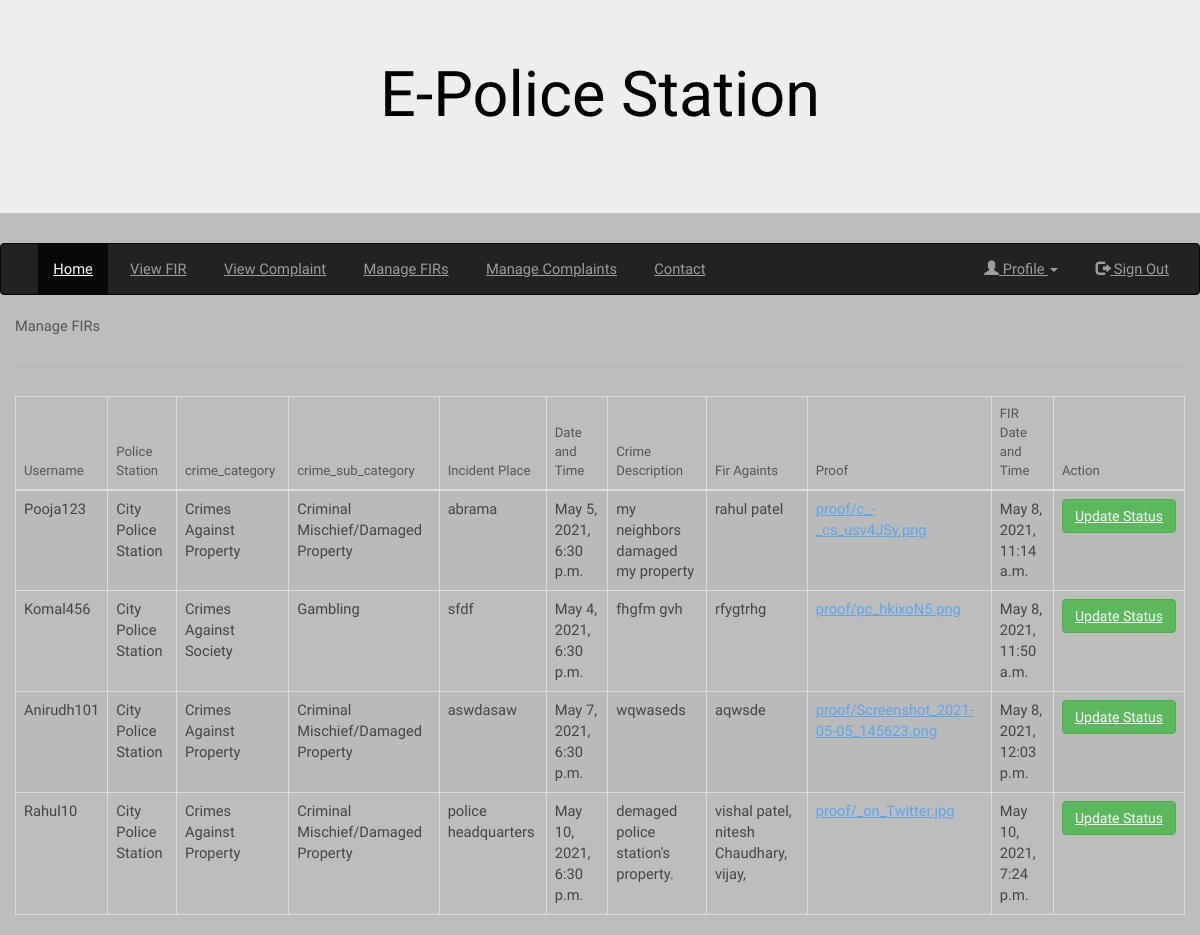
Page /manage_fir/ (signed in) on the committed database.
### myapp/models.py (models this page shows, shortened)
class Fir(models.Model):
    Satus_choices = (('Activate','Activate'),('Inprocess', 'Inprocess'),('Closed','Closed'))
    username = models.ForeignKey(User, on_delete=models.CASCADE)
    police_station = models.ForeignKey(Police_Station, on_delete=models.CASCADE, null=True, blank=True)
    crime_category = models.ForeignKey(Crime_Category, on_delete=models.CASCADE, null=True , blank=True)
    crime_sub_category = models.ForeignKey(Crime_Sub_Category, on_delete=models.CASCADE, null=True , blank=True)
    incident_place = models.TextField()
    Date_and_Time = models.DateTimeField()
    Crime_Description = models.TextField()
    Fir_againts = models.TextField()
    proof = models.FileField(upload_to='proof', null=True , blank=True)
    status = models.CharField(max_length=20, choices=Satus_choices)
    Reason = models.CharField(max_length=256)
    FIR_Date_and_Time = models.DateTimeField(default=timezone.now)

class Police_Station(models.Model):
    city = models.ForeignKey(City, on_delete=models.CASCADE, null=True, blank=True)
    taluka = models.ForeignKey(Taluka, on_delete=models.CASCADE, null=True, blank=True)
    village = models.ForeignKey(Village, on_delete=models.CASCADE, null=True, blank=True)
    Police_station_name = models.CharField(max_length=200)
    address = models.TextField(max_length=200)
    phone_no = models.IntegerField(null=True, blank=True)
    mobile_no = models.IntegerField(null=True, blank=True)
    email_address = models.EmailField(null=True, blank=True)
    def __str__(self):
        return self.Police_station_name

class Crime_Category(models.Model):
    crime_category = models.CharField(max_length=256)
    def __str__(self):
        return self.crime_category

class Crime_Sub_Category(models.Model):
    crime_category = models.ForeignKey(Crime_Category, on_delete=models.CASCADE)
    crime_sub_category = models.CharField(max_length=256)
    description = models.TextField()
    def __str__(self):
        return self.crime_sub_category

### myapp/views.py (the view)
# urls.py: path("manage_fir/",views.manage_fir, name="manage_fir"),
def manage_fir(request):
    usr = request.session["username"]
    user = models.Inspector_login.objects.get(username=usr)
    try:
        username = models.Inspector.objects.get(user = user)
        manage_fir = models.Fir.objects.filter(police_station=username.police_station).all()
        return render(request, 'inspector/manage_fir.html',{"manage_fir":manage_fir})
    except:
        return HttpResponse("<h1>Go to add profile and update your profile.</h1>")

### templates/inspector/manage_fir.html
{% extends 'inspector/inspector_index.html' %}
{% block content %}
<div class="container-fluid">
    <table class="table table-bordered table-hover" content="width=device-width, initial-scale=1">
        <h1>Manage FIRs</h1>
        <hr>
        <thead>
            <tr>
                <th>Username</th>
                <th>Police Station</th>
                <th>crime_category</th>
                <th>crime_sub_category</th>
                <th>Incident Place</th>
                <th>Date and Time</th>
                <th>Crime Description</th>
                <th>Fir Againts</th>
                <th>Proof</th>
                <th>FIR Date and Time</th>
                <th>Action</th>
            </tr>
        </thead>
        <tbody>
            {% for object in manage_fir %}
            <tr>
                <td>{{object.username}}</td>
                <td>{{object.police_station}}</td>
                <td>{{object.crime_category}}</td>
                <td>{{object.crime_sub_category}}</td>
                <td>{{object.incident_place}}</td>
                <td>{{object.Date_and_Time}}</td>
                <td>{{object.Crime_Description}}</td>
                <td>{{object.Fir_againts}}</td>
                <td><a href="{{object.proof.url}}">{{object.proof.name}}</a></td>
                <td>{{object.FIR_Date_and_Time}}</td>
                <td>
                    <a href="{% url 'fir_status' object.id %}" class="btn btn-success">Update Status</a>
                </td>
            </tr>
            {% endfor %}
        </tbody>
    </table>
</div>
{% endblock %}

### static/assets/css/main.css (style rules this page uses)
html, body, div, span, applet, object, iframe, h1, h2, h3, h4, h5, h6, p, blockquote, pre, a, abbr, acronym, address, big, cite, code, del, dfn, em, img, ins, kbd, q, s, samp, small, strike, strong, sub, sup, tt, var, b, u, i, center, dl, dt, dd, ol, ul, li, fieldset, form, label, legend, table, caption, tbody, tfoot, thead, tr, th, td, article, aside, canvas, details, embed, figure, figcaption, footer, header, hgroup, menu, nav, output, ruby, section, summary, time, mark, audio, video { margin: 0; padding: 0; border: 0; font-size: 100%; font: inherit; vertical-align: baseline; }
body { line-height: 1; }
table { border-collapse: collapse; border-spacing: 0; }
body { -webkit-text-size-adjust: none; }
*, *:before, *:after { -moz-box-sizing: border-box; -webkit-box-sizing: border-box; box-sizing: border-box; }
body { -ms-overflow-style: scrollbar; }
body { background: #fff; }
html { font-size: 13pt; }
@media screen and (max-width: 1680px) { html { font-size: 11pt; } }
@media screen and (max-width: 1280px) { html { font-size: 11pt; } }
body { background-color: #fff; color: #444; }
body, input, select, textarea { font-family: "Taviraj", serif; font-weight: 300; font-size: 1rem; line-height: 1.65; }
a { text-decoration: underline; }
h1, h2, h3, h4, h5, h6 { font-weight: 400; line-height: 1.5; margin: 0 0 1.5rem 0; }
hr { border: 0; border-bottom: solid 1px; margin: 2rem 0; }
a { color: #5AA6ED; }
h1, h2, h3, h4, h5, h6 { color: #555; }
hr { border-bottom-color: rgba(144, 144, 144, 0.25); }
table { margin: 0 0 2rem 0; width: 100%; }
table tbody tr { border: solid 1px; border-left: 0; border-right: 0; }
table td { padding: 0.75rem 0.75rem; }
table th { font-size: 0.9rem; font-weight: 400; padding: 0 0.75rem 0.75rem 0.75rem; text-align: left; }
table thead { border-bottom: solid 2px; }
table tbody tr { border-color: rgba(144, 144, 144, 0.25); }
table tbody tr:nth-child(2n + 1) { background-color: rgba(144, 144, 144, 0.075); }
table th { color: #555; }
table thead { border-bottom-color: rgba(144, 144, 144, 0.25); }

### rows in the picture
Fir: username "Pooja123", police_station "City Police Station", crime_category "Crimes Against Property", crime_sub_category "Criminal Mischief/Damaged Property", incident_place "abrama", Date_and_Time "May 5, 2021, 6:30 p.m.", Crime_Description "my neighbors damaged my property", Fir_againts "rahul patel", proof.name "proof/c_-_cs_usv4JSy.png", FIR_Date_and_Time "May 8, 2021, 11:14 a.m."
Fir: username "Komal456", police_station "City Police Station", crime_category "Crimes Against Society", crime_sub_category "Gambling", incident_place "sfdf", Date_and_Time "May 4, 2021, 6:30 p.m.", Crime_Description "fhgfm gvh", Fir_againts "rfygtrhg", proof.name "proof/pc_hkixoN5.png", FIR_Date_and_Time "May 8, 2021, 11:50 a.m."
Fir: username "Anirudh101", police_station "City Police Station", crime_category "Crimes Against Property", crime_sub_category "Criminal Mischief/Damaged Property", incident_place "aswdasaw", Date_and_Time "May 7, 2021, 6:30 p.m.", Crime_Description "wqwaseds", Fir_againts "aqwsde", proof.name "proof/Screenshot_2021-05-05_145623.png", FIR_Date_and_Time "May 8, 2021, 12:03 p.m."
Fir: username "Rahul10", police_station "City Police Station", crime_category "Crimes Against Property", crime_sub_category "Criminal Mischief/Damaged Property", incident_place "police headquarters", Date_and_Time "May 10, 2021, 6:30 p.m.", Crime_Description "demaged police station's property.", Fir_againts "vishal patel, nitesh Chaudhary, vijay,", proof.name "proof/_on_Twitter.jpg", FIR_Date_and_Time "May 10, 2021, 7:24 p.m."
